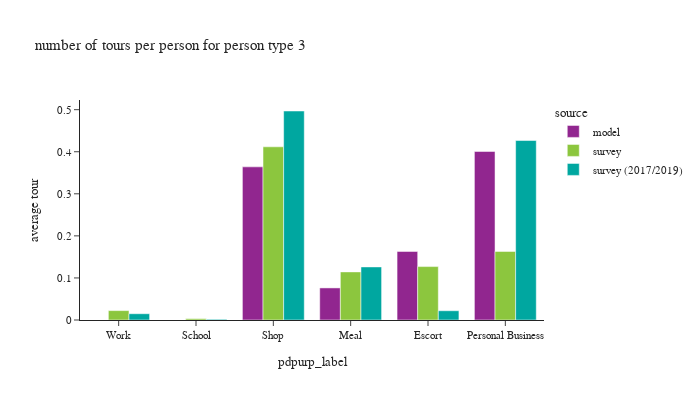

Write notebook code for a chart like this one.
### Code cell
plot_by_pptyp(df_tour, '3')

### Figure 1 — Plotly figure (JSON) as saved in the notebook; plotly's stock layout.template omitted (floating-point values rounded to 4 significant figures)
{"data": [{"alignmentgroup": "True", "hovertemplate": "source=model<br>pdpurp_label=%{x}<br>average tour=%{y}<extra></extra>", "legendgroup": "model", "marker": {"color": "#91268F", "pattern": {"shape": ""}}, "name": "model", "offsetgroup": "model", "orientation": "v", "showlegend": true, "textposition": "auto", "type": "bar", "x": ["Work", "School", "Shop", "Meal", "Escort", "Personal Business"], "xaxis": "x", "y": [0.0, 0.0, 0.3641, 0.07627, 0.163, 0.4007], "yaxis": "y"}, {"alignmentgroup": "True", "hovertemplate": "source=survey<br>pdpurp_label=%{x}<br>average tour=%{y}<extra></extra>", "legendgroup": "survey", "marker": {"color": "#8CC63E", "pattern": {"shape": ""}}, "name": "survey", "offsetgroup": "survey", "orientation": "v", "showlegend": true, "textposition": "auto", "type": "bar", "x": ["Work", "School", "Shop", "Meal", "Escort", "Personal Business"], "xaxis": "x", "y": [0.02235, 0.003291, 0.4118, 0.1144, 0.127, 0.163], "yaxis": "y"}, {"alignmentgroup": "True", "hovertemplate": "source=survey (2017/2019)<br>pdpurp_label=%{x}<br>average tour=%{y}<extra></extra>", "legendgroup": "survey (2017/2019)", "marker": {"color": "#00A7A0", "pattern": {"shape": ""}}, "name": "survey (2017/2019)", "offsetgroup": "survey (2017/2019)", "orientation": "v", "showlegend": true, "textposition": "auto", "type": "bar", "x": ["Work", "School", "Shop", "Meal", "Escort", "Personal Business"], "xaxis": "x", "y": [0.0149, 0.001715, 0.4969, 0.1262, 0.02201, 0.4266], "yaxis": "y"}], "layout": {"barmode": "group", "font": {"size": 11}, "height": 400, "legend": {"title": {"text": "source"}, "tracegroupgap": 0}, "title": {"text": "number of tours per person for person type 3"}, "width": 700, "xaxis": {"anchor": "y", "domain": [0.0, 1.0], "title": {"text": "pdpurp_label"}}, "yaxis": {"anchor": "x", "domain": [0.0, 1.0], "tickformat": ".2", "title": {"text": "average tour"}}}}
